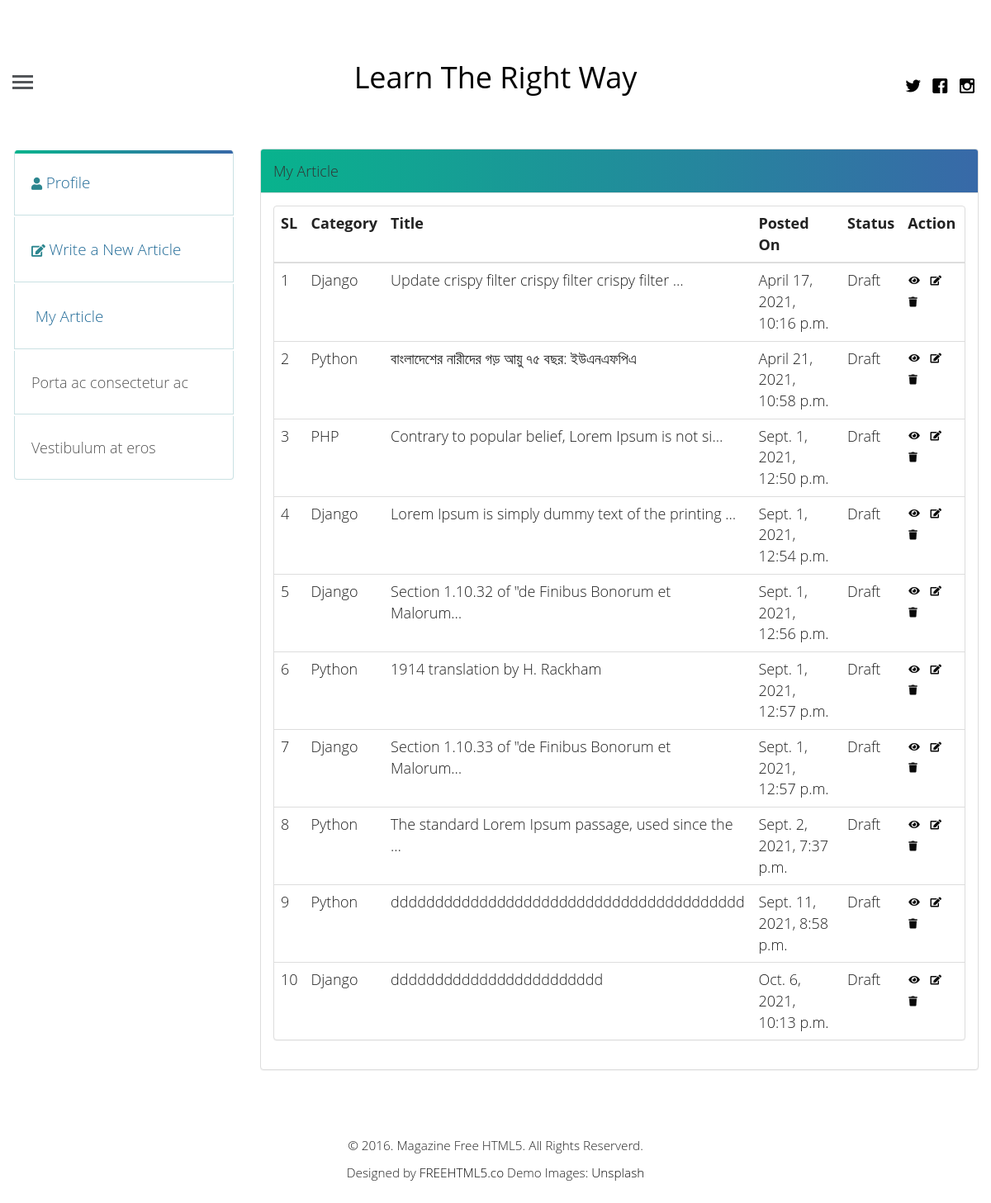
Page /blog/list-article (signed in) on the committed database.
### Blog_App/models.py (models this page shows, shortened)
class Article(models.Model):
    PUBLISH_STATUS = (
        ('0', 'Draft'),
        ('1', 'Pending'),
        ('2', 'On Review'),
        ('3', 'Publish'),
    )
    author = models.ForeignKey(User, on_delete=models.CASCADE, related_name='post_author')
    title = models.CharField(max_length=254, verbose_name="Title")
    slug = models.SlugField(max_length=264, blank=True, null=True)
    body = RichTextUploadingField(blank=True, null=True, verbose_name="Description")
    category = models.ForeignKey(Category, on_delete=models.CASCADE)
    articate_image = StdImageField(upload_to='blog_images/%Y/%m/', variations={
        'large': (1200, 600),
        'thumbnail': (500, 300, True),
    }, delete_orphans=True, verbose_name="Article Image")
    publish_date = models.DateTimeField(auto_now_add=True, auto_now=False)
    update_date = models.DateTimeField(auto_now=True, auto_now_add=False)
    publish_status = models.CharField(max_length=1, choices=PUBLISH_STATUS, verbose_name="Publication Status", default='0')
    active = models.BooleanField(default=False, verbose_name="Status")

class Category(models.Model):
    name = models.CharField(max_length=254)
    active = models.BooleanField(default=False)
    def __str__(self):
        return self.name

### Blog_App/views.py (the view)
# urls.py: path('list-article', MyPost.as_view(), name="my_blog"),
class MyPost(LoginRequiredMixin, TemplateView):
    template_name = 'app_login/my_post.html'

### templates/app_login/my_post.html (shortened to what this page needs)
{% extends 'blog/base.html' %}
{% block body_block %}
<div class="container-fluid" style="z-index:100;">
    <div class="row">
        <div class="col-md-12">
            <div class="row">
                <div class="col-md-3">
                    {% include "app_login/profile_sidebar.html" %}
                </div>
                <div class="col-md-9">
                    <div class="panel panel-default">
                        <div class="panel-heading">
                            My Article
                        </div>
                        <div class="panel-body">
                            <div class="row">
                                <div class="col-md-12">
                                    <div class="panel panel-default">
                                        <table class="table">
                                            <tr>
                                                <th>SL</th>
                                                <th>Category</th>
                                                <th>Title</th>
                                                <th>Posted On</th>
                                                <th>Status</th>
                                                <th>Action</th>
                                            </tr>
                                            <tbody>
                                            {% for blog in user.post_author.all %}
                                            <tr>
                                                <td>{{ forloop.counter }}</td>
                                                <td>{{blog.category}}</td>
                                                <td>{{ blog.title|truncatechars:50 }}</td>
                                                <td>{{ blog.publish_date }}</td>
                                                <td>
                                                    {% if blog.publish_status == 3 %}
                                                    <span>Publish</span>
                                                    {% elif blog.publish_status == 1 %}
                                                    <span>Pending</span>
                                                    {% elif blog.publish_status == 2 %}
                                                    <span>On Review</span>
                                                    {% else %}
                                                    <span>Draft</span>
                                                    {% endif %}
                                                </td>
                                                <td>
                                                    <a class="btn detailView" data-id={{ blog.slug }}><i
                                                            class="fa fa-eye"></i></a>
                                                    <a href="" class="btn"><i class="fa fa-edit"></i></a>
                                                    <a href="" class="btn"><i class="fa fa-trash"></i></a>
                                                </td>
                                            </tr>
                                            {% endfor %}
                                            </tbody>
                                        </table>
                                    </div>
                                </div>
                            </div>
                        </div>
                    </div>
                </div>
            </div>
        </div>
    </div>
</div>
</div>
{% endblock %}

### static/blog/css/style.css (style rules this page uses)
html { background: #fff; }
body { font-family: "Roboto", arial, sans-serif; font-size: 18px; font-weight: 300; line-height: 1.8; color: #222; background: #fff; }
a { color: #0a0a0a; -webkit-transition: 0.5s; -o-transition: 0.5s; transition: 0.5s; }
.btn { margin-right: 4px; margin-bottom: 4px; font-family: "Playfair Display", times, serif; font-size: 12px; letter-spacing: 2px; text-transform: uppercase; font-weight: 700; -webkit-border-radius: 4px; -moz-border-radius: 4px; -ms-border-radius: 4px; border-radius: 4px; -webkit-transition: 0.5s; -o-transition: 0.5s; transition: 0.5s; }

### templates/app_login/my_post.html (style rules this page uses)
.panel-default > .panel-heading { color: #333333; background: linear-gradient(to right,#08b38d,#3869a8); border-color: #ddd; }
.btn:not(:disabled):not(.disabled) { cursor: pointer; }

### templates/blog/base.html (style rules this page uses)
* { font-family: 'Open Sans',serif; margin: 0; padding: 0; }

### rows in the picture
Article: category "Django", title "Update crispy filter crispy filter crispy filter …", publish_date "April 17, 2021, 10:16 p.m.", publish_status "Draft"
Article: category "Python", title "বাংলাদেশের নারীদের গড় আয়ু ৭৫ বছর: ইউএনএফপিএ", publish_date "April 21, 2021, 10:58 p.m.", publish_status "Draft"
Article: category "PHP", title "Contrary to popular belief, Lorem Ipsum is not si…", publish_date "Sept. 1, 2021, 12:50 p.m.", publish_status "Draft"
Article: category "Django", title "Lorem Ipsum is simply dummy text of the printing …", publish_date "Sept. 1, 2021, 12:54 p.m.", publish_status "Draft"
Article: category "Django", title "Section 1.10.32 of \"de Finibus Bonorum et Malorum…", publish_date "Sept. 1, 2021, 12:56 p.m.", publish_status "Draft"
Article: category "Python", title "1914 translation by H. Rackham", publish_date "Sept. 1, 2021, 12:57 p.m.", publish_status "Draft"
Article: category "Django", title "Section 1.10.33 of \"de Finibus Bonorum et Malorum…", publish_date "Sept. 1, 2021, 12:57 p.m.", publish_status "Draft"
Article: category "Python", title "The standard Lorem Ipsum passage, used since the …", publish_date "Sept. 2, 2021, 7:37 p.m.", publish_status "Draft"
Article: category "Python", title "dddddddddddddddddddddddddddddddddddddddd", publish_date "Sept. 11, 2021, 8:58 p.m.", publish_status "Draft"
Article: category "Django", title "dddddddddddddddddddddddd", publish_date "Oct. 6, 2021, 10:13 p.m.", publish_status "Draft"
